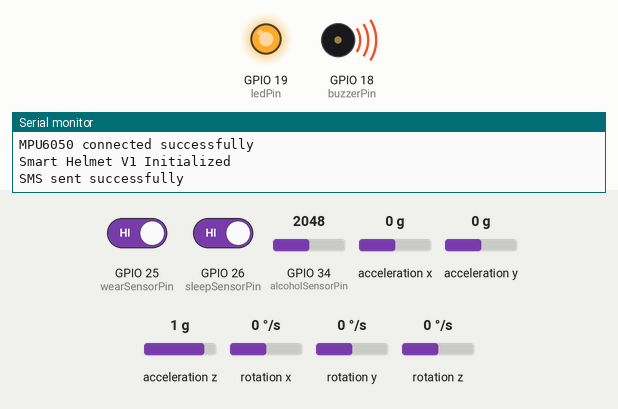
Recording of a sketch running on a simulated ESP32. On the bench: output pins drawn as LEDs (lit = HIGH), buzzer (waves = sounding, pin HIGH), the last lines printed to the serial monitor. The inputs (shaded band) are chosen by the test bench; at power-on: GPIO 34 (alcoholSensorPin) = 2048, GPIO 26 (sleepSensorPin) HIGH, GPIO 25 (wearSensorPin) HIGH, acceleration x 0 g, acceleration y 0 g, acceleration z 1 g, rotation x 0 °/s, rotation y 0 °/s, rotation z 0 °/s. WiFi joins after 1.5 s; servers stay silent unless stated; uploads are accepted with an empty reply.

Above: at 2.7 s.
2.8 s: GPIO 34 (alcoholSensorPin) set to 1035
4.4 s: GPIO 34 (alcoholSensorPin) set to 956
At 5.9 s:
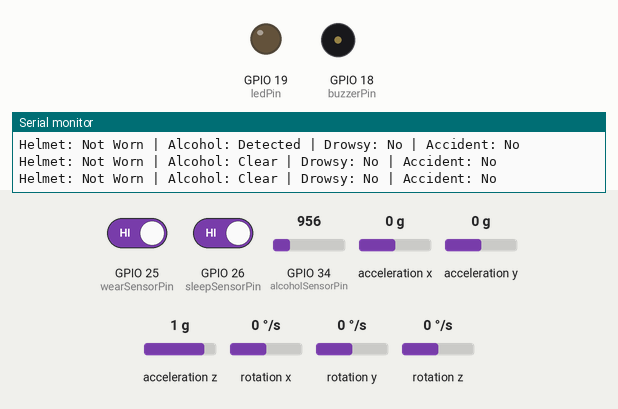
6.9 s: GPIO 26 (sleepSensorPin) driven LOW
At 8.0 s:
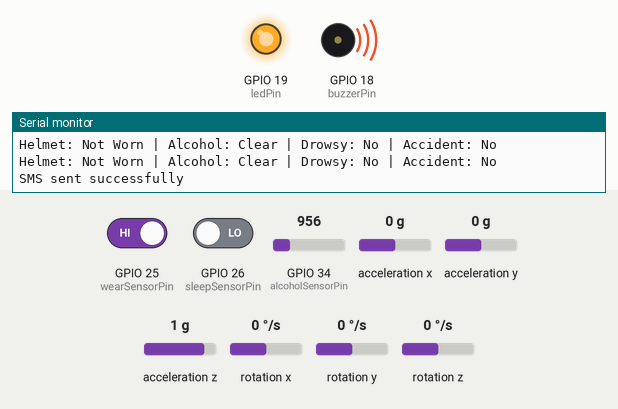
17.2 s: GPIO 26 (sleepSensorPin) driven HIGH
At 21.9 s:
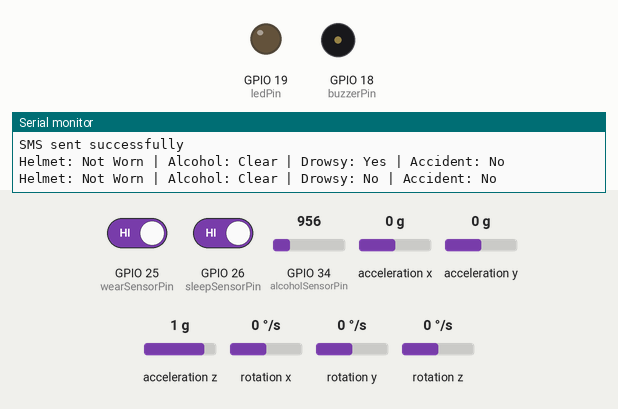
Timing chart, 0 to 23.4 s (numbered marks = the images above; inputs shaded):
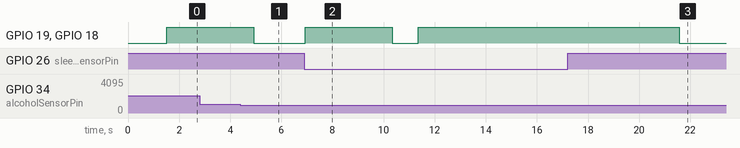

Measured:
- the behaviour switches between 1001 and 1000 on GPIO 34 (alcoholSensorPin) (found by bisection; images 0 and 1)
- after the input at 4.4 s, GPIO 19 (ledPin), GPIO 18 (buzzerPin): HIGH → LOW after 0.52 s
- after the input at 6.9 s, GPIO 19 (ledPin), GPIO 18 (buzzerPin): LOW → HIGH at once, → LOW 3.4 s later, → HIGH 1.0 s later
- after the input at 17.2 s, GPIO 19 (ledPin), GPIO 18 (buzzerPin): HIGH → LOW after 4.4 s

The sketch:

smart_helmet.ino
```cpp
/*
  Smart Helmet - Version 1 (LEGACY - ESP32 Only)

  Features:
  - Alcohol detection using MQ-3 sensor
  - Helmet worn detection using IR sensor
  - Drowsiness detection using IR sensor
  - Accident detection using MPU6050 (accelerometer + gyroscope)
  - Sends SMS alerts via Circuit Digest Cloud API
  - Prints all sensor status on Serial Monitor
  - Buzzer & LED alerts for local notification

  NOTE:
  This version uses Wi-Fi + SMS alerts.
  It has been superseded by the BLE-based version (V2)
  for Android app integration.
*/

#include <WiFi.h>
#include <HTTPClient.h>
#include <Wire.h>
#include <MPU6050.h>
#include <math.h>

// --- PIN DEFINITIONS ---
const int alcoholSensorPin = 34; // MQ-3 analog pin
const int wearSensorPin = 25;    // IR sensor for helmet detection
const int sleepSensorPin = 26;   // IR sensor for drowsiness detection
const int buzzerPin = 18;
const int ledPin = 19;

// --- Wi-Fi credentials ---
const char* ssid = "WIFI_SSID";
const char* password = "WIFI_PASSWORD";

// --- SMS API credentials ---
const char* apiKey = "YOUR_API_KEY";
const char* templateID = "115";
const char* mobileNumber = "91XXXXXXXXXX";
const char* var1 = "RIDER";

// --- Drowsiness detection variables ---
const int drowsinessThreshold = 5;
const unsigned long drowsinessTimeWindow = 10000;
const unsigned long resetTime = 5000;
unsigned long sleepTimestamps[drowsinessThreshold];
int sleepIndex = 0;
bool isDrowsy = false;
unsigned long lastSleepDetectionTime = 0;

// --- Alcohol detection ---
bool alcoholDetected = false;

// --- Helmet wear status ---
int wearStatus = 0;

// --- MPU6050 setup ---
MPU6050 mpu;
int16_t accX_raw, accY_raw, accZ_raw;
int16_t gyroX_raw, gyroY_raw, gyroZ_raw;
float accX, accY, accZ;
float gyroX, gyroY, gyroZ;
const float accidentThreshold = 2.5;
bool accidentDetected = false;

void setup() {
  Serial.begin(115200);

  pinMode(wearSensorPin, INPUT);
  pinMode(sleepSensorPin, INPUT);
  pinMode(buzzerPin, OUTPUT);
  pinMode(ledPin, OUTPUT);

  digitalWrite(buzzerPin, LOW);
  digitalWrite(ledPin, LOW);

  Serial.println("\nConnecting to Wi-Fi...");
  WiFi.begin(ssid, password);

  while (WiFi.status() != WL_CONNECTED) {
    delay(500);
    Serial.print(".");
  }

  Serial.println("\nWi-Fi connected");
  Serial.print("IP Address: ");
  Serial.println(WiFi.localIP());

  Wire.begin();
  mpu.initialize();

  if (mpu.testConnection()) {
    Serial.println("MPU6050 connected successfully");
  } else {
    Serial.println("MPU6050 connection failed");
  }

  Serial.println("Smart Helmet V1 Initialized");
}

// --- Function to send SMS ---
void sendSMS(const char* messageVar) {
  if (WiFi.status() == WL_CONNECTED) {
    HTTPClient http;

    String apiUrl = "http://www.circuitdigest.cloud/send_sms?ID=" + String(templateID);
    String payload = "{\"mobiles\":\"" + String(mobileNumber) +
                     "\",\"var1\":\"" + String(var1) +
                     "\",\"var2\":\"" + String(messageVar) + "\"}";

    http.begin(apiUrl);
    http.addHeader("Authorization", String(apiKey));
    http.addHeader("Content-Type", "application/json");

    int httpResponseCode = http.POST(payload);

    if (httpResponseCode == 200) {
      Serial.println("SMS sent successfully");
    } else {
      Serial.print("SMS failed, HTTP code: ");
      Serial.println(httpResponseCode);
    }

    http.end();
  } else {
    Serial.println("Wi-Fi not connected");
  }
}

void loop() {
  unsigned long currentMillis = millis();

  int alcoholValue = analogRead(alcoholSensorPin);
  wearStatus = !digitalRead(wearSensorPin);
  int sleepSignal = !digitalRead(sleepSensorPin);

  alcoholDetected = (alcoholValue > 1000);

  if (sleepSignal) {
    lastSleepDetectionTime = currentMillis;
    sleepTimestamps[sleepIndex] = currentMillis;
    sleepIndex = (sleepIndex + 1) % drowsinessThreshold;

    int count = 0;
    for (int i = 0; i < drowsinessThreshold; i++) {
      if (currentMillis - sleepTimestamps[i] <= drowsinessTimeWindow) {
        count++;
      }
    }
    isDrowsy = (count >= drowsinessThreshold);
  }

  if (currentMillis - lastSleepDetectionTime > resetTime) {
    isDrowsy = false;
  }

  mpu.getAcceleration(&accX_raw, &accY_raw, &accZ_raw);
  mpu.getRotation(&gyroX_raw, &gyroY_raw, &gyroZ_raw);

  accX = accX_raw / 16384.0;
  accY = accY_raw / 16384.0;
  accZ = accZ_raw / 16384.0;

  gyroX = gyroX_raw / 131.0;
  gyroY = gyroY_raw / 131.0;
  gyroZ = gyroZ_raw / 131.0;

  float totalAccel = sqrt(accX * accX + accY * accY + accZ * accZ);
  accidentDetected = (totalAccel > accidentThreshold);

  if (isDrowsy || alcoholDetected || accidentDetected) {
    digitalWrite(buzzerPin, HIGH);
    digitalWrite(ledPin, HIGH);

    if (accidentDetected) sendSMS("Accident Detected!");
    else if (alcoholDetected) sendSMS("Alcohol Detected!");
    else if (isDrowsy) sendSMS("Drowsiness Detected!");

    delay(1000);
  } else {
    digitalWrite(buzzerPin, LOW);
    digitalWrite(ledPin, LOW);
  }

  Serial.print("Helmet: "); Serial.print(wearStatus ? "Worn" : "Not Worn");
  Serial.print(" | Alcohol: "); Serial.print(alcoholDetected ? "Detected" : "Clear");
  Serial.print(" | Drowsy: "); Serial.print(isDrowsy ? "Yes" : "No");
  Serial.print(" | Accident: "); Serial.println(accidentDetected ? "Yes" : "No");

  delay(500);
}
```
